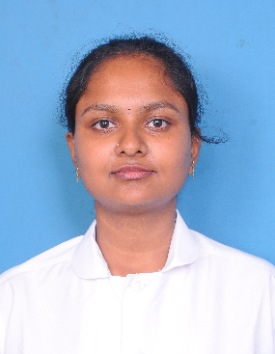
#> input picture feedback_dataset/verified_dataset/real/1780657861404_9517ac5b.jpg, 275 x 354 px
$ python -i artifact_detector.py   (imports and definitions only)   (older library calls are emulated)
#> lines starting #> are read from the running program, lines starting #| are printed output that depends on the picture
import numpy as np
import cv2
from PIL import Image

class ArtifactDetector:
    """
    Detects compression, GAN, and blending artifacts in images.
    """
    def _compute_jpeg_blockiness(self, gray_arr: np.ndarray) -> float:
        """
        Estimate JPEG compression blockiness on an 8x8 grid.
        Calculates differences across block boundaries vs within blocks.
        """
        h, w = gray_arr.shape
        if h < 16 or w < 16:
            return 0.0

        # Horizontal differences
        diff_h = np.abs(gray_arr[:, 1:] - gray_arr[:, :-1])
        # Vertical differences
        diff_v = np.abs(gray_arr[1:, :] - gray_arr[:-1, :])

        # Block boundaries (multiples of 8)
        block_diff_h = np.mean(diff_h[:, 7::8])
        other_diff_h = np.mean(diff_h[:, [i for i in range(diff_h.shape[1]) if i % 8 != 7]])

        block_diff_v = np.mean(diff_v[7::8, :])
        other_diff_v = np.mean(diff_v[[i for i in range(diff_v.shape[0]) if i % 8 != 7], :])

        blockiness = (block_diff_h + block_diff_v) / (other_diff_h + other_diff_v + 1e-6)
        # Standard JPEG has blockiness close to 1.0; low-quality or heavily compressed has blockiness > 1.2
        return float(min(1.0, max(0.0, (blockiness - 0.9) / 0.5)))

    def _compute_gan_artifacts(self, pil_img: Image.Image) -> float:
        """
        Estimate GAN artifacts using high-frequency residual noise statistics.
        StyleGAN/CycleGAN leave distinct noise distributions.
        """
        img_arr = np.array(pil_img.convert("RGB"), dtype=np.float32)
        # Extract residual noise (Original - Smoothed)
        smooth = cv2.GaussianBlur(img_arr, (5, 5), 0)
        residual = img_arr - smooth

        # Calculate kurtosis of noise distribution (measures peakiness / non-Gaussianity)
        flat = residual.flatten()
        mean = np.mean(flat)
        std = np.std(flat)
        kurtosis = float(np.mean(((flat - mean) / (std + 1e-6)) ** 4)) if std > 0 else 0.0

        # Scale: kurtosis of real photos is typically < 5; GAN images often > 8
        gan_score = min(1.0, max(0.0, (kurtosis - 4.5) / 5.5))
        return gan_score

    def _compute_blending_artifacts(self, pil_img: Image.Image) -> float:
        """
        Detect blending artifacts / edge inconsistencies.
        Typically found at spliced image boundaries.
        We estimate edge variance discontinuity by computing local edge variance.
        """
        gray = np.array(pil_img.convert("L"), dtype=np.uint8)
        # Compute Sobel gradients
        sobelx = cv2.Sobel(gray, cv2.CV_64F, 1, 0, ksize=3)
        sobely = cv2.Sobel(gray, cv2.CV_64F, 0, 1, ksize=3)
        grad_mag = np.sqrt(sobelx**2 + sobely**2)

        # High variance in local edge magnitude suggests splicing/blending artifacts
        edge_variance = np.std(grad_mag)
        # Normalize score
        blending_score = float(min(1.0, edge_variance / 150.0))
        return blending_score

    def predict(self, pil_img: Image.Image) -> dict:
        gray_arr = np.array(pil_img.convert("L"), dtype=np.float32)

        comp_score = self._compute_jpeg_blockiness(gray_arr)
        gan_score = self._compute_gan_artifacts(pil_img)
        blend_score = self._compute_blending_artifacts(pil_img)

        # Max of the three artifact scores representing overall artifact probability
        artifact_prob = max(comp_score, gan_score, blend_score)

        return {
            "artifact_probability": round(artifact_prob, 4),
            "compression_artifact": round(comp_score, 4),
            "gan_artifact": round(gan_score, 4),
            "blending_artifact": round(blend_score, 4)
        }

>>> from PIL import Image
>>> picture = Image.open('../feedback_dataset/verified_dataset/real/1780657861404_9517ac5b.jpg')
#> picture is the input picture: PIL image 275x354 RGB; mean R, G, B 164.5, 180.9, 206.2
>>> result = ArtifactDetector().predict(picture)
#> in predict, `gray_arr = np.array(pil_img.convert("L"), dtype=np.float32)`:
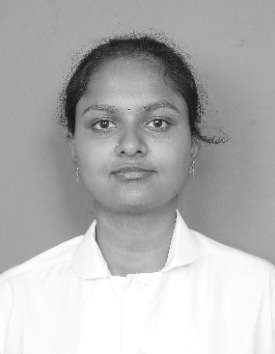
#> gray_arr: shape (354, 275) float32; min 22, max 255, mean 178.9
#> in _compute_jpeg_blockiness, `diff_h = np.abs(gray_arr[:, 1:] - gray_arr[:, :-1])`:
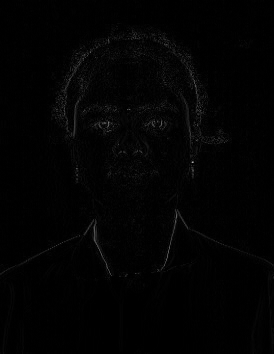
#> diff_h: shape (354, 274) float32; min 0, max 168, mean 2.7
#> in _compute_jpeg_blockiness, `block_diff_h = np.mean(diff_h[:, 7::8])`: block_diff_h = 2.95
#> in _compute_jpeg_blockiness, `other_diff_h = np.mean(diff_h[:, [i for i in range(diff_h.shape[1]) if..`: other_diff_h = 2.61
#> in _compute_jpeg_blockiness, `block_diff_v = np.mean(diff_v[7::8, :])`: block_diff_v = 2.95
#> in _compute_jpeg_blockiness, `other_diff_v = np.mean(diff_v[[i for i in range(diff_v.shape[0]) if i ..`: other_diff_v = 2.57
#> in _compute_jpeg_blockiness, `blockiness = (block_diff_h + block_diff_v) / (other_diff_h + other_dif..`: blockiness = 1.14
#> in predict, `comp_score = self._compute_jpeg_blockiness(gray_arr)`: comp_score = 0.476
#> in _compute_gan_artifacts, `residual = img_arr - smooth`:
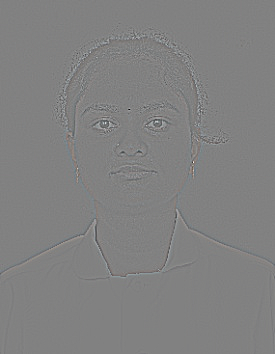
#> residual: shape (354, 275, 3) float32; mean R, G, B 0, 0, 0; drawn with min black and max white
#> in _compute_gan_artifacts, `mean = np.mean(flat)`: mean = -0.000246
#> in _compute_gan_artifacts, `std = np.std(flat)`: std = 3.83
#> in _compute_gan_artifacts, `kurtosis = float(np.mean(((flat - mean) / (std + 1e-6)) ** 4)) if std ..`: kurtosis = 37.17
#> in _compute_gan_artifacts, `gan_score = min(1.0, max(0.0, (kurtosis - 4.5) / 5.5))`: gan_score = 1
#> in _compute_blending_artifacts, `sobelx = cv2.Sobel(gray, cv2.CV_64F, 1, 0, ksize=3)`:
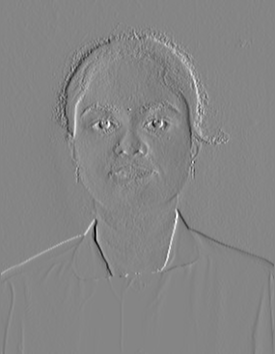
#> sobelx: shape (354, 275) float64; min -514, max 468, mean 0.1; drawn with min black and max white
#> in _compute_blending_artifacts, `sobely = cv2.Sobel(gray, cv2.CV_64F, 0, 1, ksize=3)`:
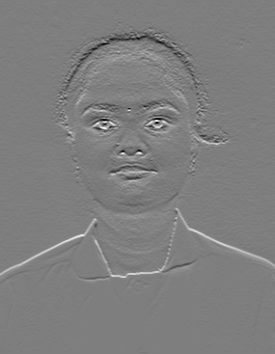
#> sobely: shape (354, 275) float64; min -412, max 419, mean 1.9; drawn with min black and max white
#> in _compute_blending_artifacts, `grad_mag = np.sqrt(sobelx**2 + sobely**2)`:
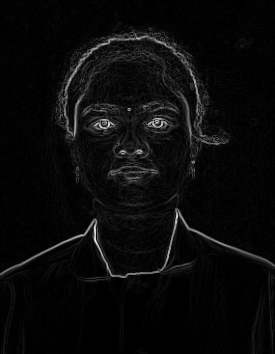
#> grad_mag: shape (354, 275) float64; min 0, max 546.6, mean 22.6; drawn with min black and max white
#> in _compute_blending_artifacts, `edge_variance = np.std(grad_mag)`: edge_variance = 43.01
#> in _compute_blending_artifacts, `blending_score = float(min(1.0, edge_variance / 150.0))`: blending_score = 0.287
#> in predict, `artifact_prob = max(comp_score, gan_score, blend_score)`: artifact_prob = 1
#> result = {'artifact_probability': 1, 'compression_artifact': 0.476, 'gan_artifact': 1, 'blending_artifact': 0.287}
